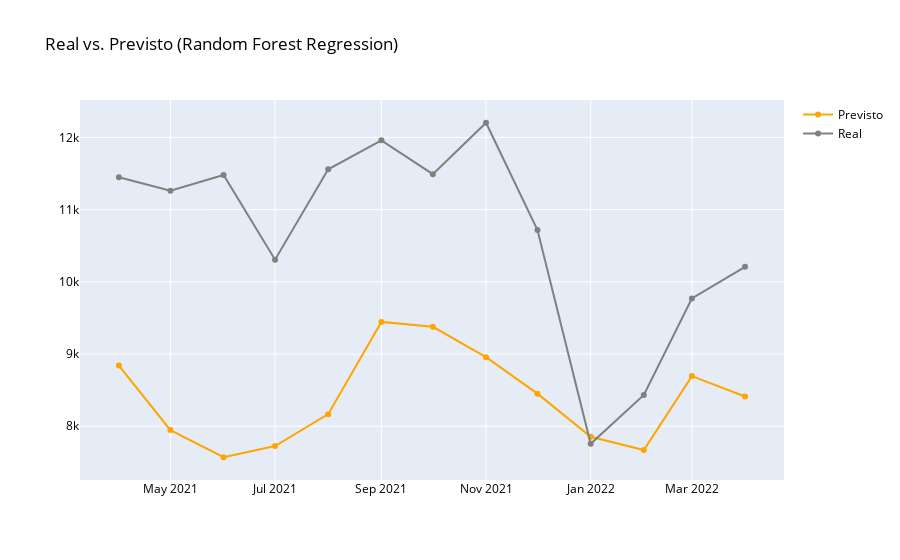

The notebook cell saved with this chart:
### Code cell
fig = go.Figure(data=[
    go.Scatter(name='Previsto', x=df_r_teste['data'], y=pred_teste_rf, marker={'color': 'orange'}),
    go.Scatter(name='Real', x=df_r_teste['data'], y=y_r_teste, marker={'color': 'gray'})
    ])
fig.update_layout(font=dict(color='black'), title_text='Real vs. Previsto (Random Forest Regression)')
fig.show()

### Figure 1 — Plotly figure (JSON) as saved in the notebook; plotly's stock layout.template omitted (floating-point values rounded to 4 significant figures)
{"data": [{"marker": {"color": "orange"}, "name": "Previsto", "type": "scatter", "x": ["2021-04-01", "2021-05-01", "2021-06-01", "2021-07-01", "2021-08-01", "2021-09-01", "2021-10-01", "2021-11-01", "2021-12-01", "2022-01-01", "2022-02-01", "2022-03-01", "2022-04-01"], "y": [8841.0, 7946.0, 7571.0, 7725, 8167.0, 9445.0, 9377.0, 8957.0, 8451.0, 7854.0, 7670.0, 8694.0, 8412.0]}, {"marker": {"color": "gray"}, "name": "Real", "type": "scatter", "x": ["2021-04-01", "2021-05-01", "2021-06-01", "2021-07-01", "2021-08-01", "2021-09-01", "2021-10-01", "2021-11-01", "2021-12-01", "2022-01-01", "2022-02-01", "2022-03-01", "2022-04-01"], "y": [11447, 11263, 11480, 10307, 11559, 11959, 11491, 12203, 10718, 7757, 8433, 9770, 10208]}], "layout": {"font": {"color": "black"}, "title": {"text": "Real vs. Previsto (Random Forest Regression)"}}}
